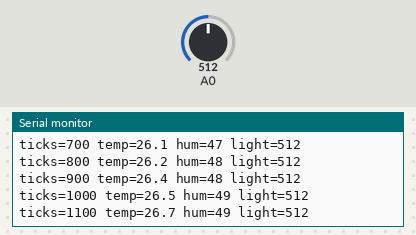
This sketch was run on a simulated Arduino Uno, built with avr-gcc and run on an emulated ATmega328P. Parts: the last lines printed to the serial monitor. The inputs (shaded band) are chosen by the test bench; at power-on: A0 = 512.

Above: at 1.2 s.
1.3 s: A0 set to 716
At 1.31 s:
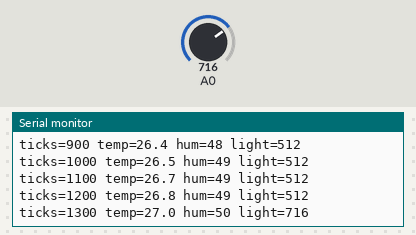
2.8 s: A0 set to 900
At 2.81 s:
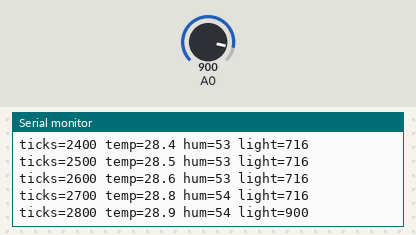
Timing chart, 0 to 5.8 s (numbered marks = the images above; inputs shaded):
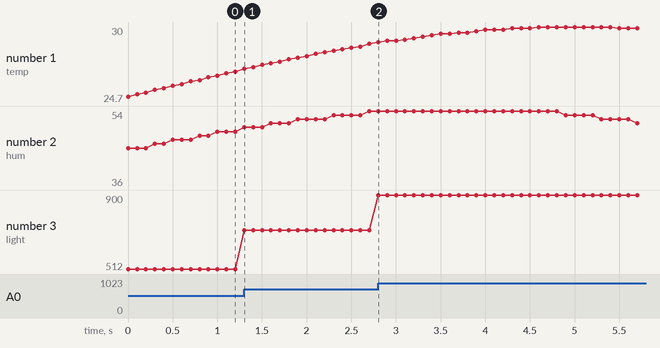

The sketch:

quickstart_kv.ino
```cpp
/*
 * WebSerial Dash quick start: the recommended way to send data.
 *
 * Print one line per sample as  name=value  pairs separated by spaces:
 *
 *     ticks=12345 temp=21.5 hum=40 light=431
 *
 * - Every name you print becomes a signal on the dashboard automatically
 *   (dashboard "quickstart": a value tile per signal, one plot, a stats table).
 * - Add or remove a pair here and the dashboard follows; no JSON edit needed.
 * - `ticks` is the board's own clock (millis()). The dashboard uses it to time
 *   samples precisely (source.timestamp); remove that block in the JSON and it is
 *   just recorded like any other column. Sending it never hurts.
 * - Lines without "=" (boot messages, debug prints) are ignored by the parser but
 *   still visible in the terminal.
 *
 * Open: https://superchange001.github.io/webserial-dash/?dashboard=quickstart
 */

const unsigned long PERIOD_MS = 100;  // 10 Hz
unsigned long nextAt = 0;

void setup() {
  Serial.begin(115200);
  Serial.println("quickstart_kv booted");  // ignored by the kv parser, shown in terminal
}

void loop() {
  unsigned long now = millis();
  if ((long)(now - nextAt) < 0) return;
  nextAt = now + PERIOD_MS;

  // Replace these with real readings, e.g. analogRead(A0) or a sensor library.
  float temp = 25.0 + 5.0 * sin(now / 20000.0 * 2 * PI);
  int hum = 45 + (int)(10 * sin(now / 15000.0 * 2 * PI));
  int light = analogRead(A0);

  Serial.print("ticks=");  Serial.print(now);
  Serial.print(" temp=");  Serial.print(temp, 1);
  Serial.print(" hum=");   Serial.print(hum);
  Serial.print(" light="); Serial.println(light);
}
```

Measured:
- after the input at 1.3 s, the serial monitor: prints a new line at once (image 1)
- plotted number 3: 512 → 716 after the input at 1.3 s
